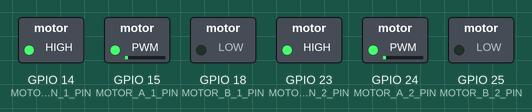
A program run on a simulated Raspberry Pi (BCM pin numbers). Parts: switched loads named in the program (green lamp = pin HIGH). At 14.0 s the program stops and its outputs stay as they are.

Above: at 0.15 s.
At 1.35 s:
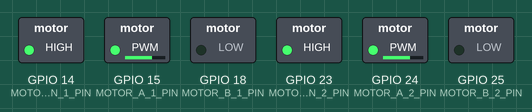
At 2.1 s:
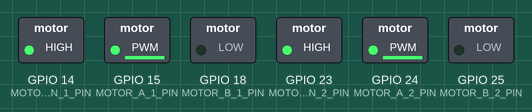
At 5.35 s:
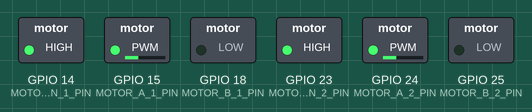
At 10.1 s:
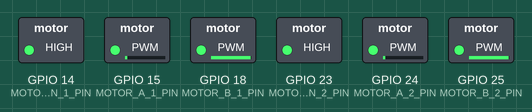
At 14.1 s:
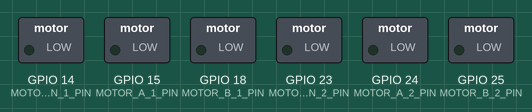
Timing chart, 0 to 15.5 s (numbered marks = the images above):
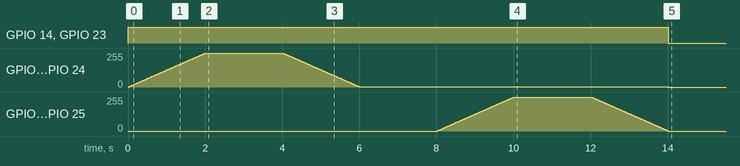

Measured:
- by itself, GPIO 14 (MOTOR_EN_1_PIN), GPIO 23 (MOTOR_EN_2_PIN): LOW → HIGH at 0.00 s, → LOW 14.0 s later
- by itself, GPIO 15 (MOTOR_A_1_PIN), GPIO 24 (MOTOR_A_2_PIN): rises from 0/255 to 255/255 in 4.0 s, then falls to 0/255 in 10.0 s
- by itself, GPIO 18 (MOTOR_B_1_PIN), GPIO 25 (MOTOR_B_2_PIN): rises from 0/255 to 255/255 in 4.0 s, then falls to 0/255 in 2.0 s

The program:

motor.py
```python
import RPi.GPIO as GPIO
import time

#constants
MOTOR_EN_1_PIN = 14
MOTOR_A_1_PIN = 15
MOTOR_B_1_PIN = 18

MOTOR_EN_2_PIN = 23
MOTOR_A_2_PIN = 24
MOTOR_B_2_PIN = 25

WAIT = 2
SMALL_WAIT = .02


def motorsFull():
	#enable motors
	GPIO.output(MOTOR_EN_1_PIN, 1)
	GPIO.output(MOTOR_EN_2_PIN, 1)

	#enable motors control pin a
	GPIO.output(MOTOR_A_1_PIN,1)
	GPIO.output(MOTOR_A_2_PIN,1)

	time.sleep(WAIT)

	#disable motors control pin a
	GPIO.output(MOTOR_A_1_PIN,0)
	GPIO.output(MOTOR_A_2_PIN,0)

	time.sleep(WAIT)

	#enable motors control pin b
	GPIO.output(MOTOR_B_1_PIN,1)
	GPIO.output(MOTOR_B_2_PIN,1)

	time.sleep(WAIT)

	#disable motors control pin b
	GPIO.output(MOTOR_B_1_PIN,0)
	GPIO.output(MOTOR_B_2_PIN,0)

def motorsPWM():
	#enable motors
	GPIO.output(MOTOR_EN_1_PIN, 1)
	GPIO.output(MOTOR_EN_2_PIN, 1)

	#setup PWM for control pins
	motor1A = GPIO.PWM(MOTOR_A_1_PIN, 50)
	motor1B = GPIO.PWM(MOTOR_B_1_PIN, 50)
	motor2A = GPIO.PWM(MOTOR_A_2_PIN, 50)
	motor2B = GPIO.PWM(MOTOR_B_2_PIN, 50)
	motor1A.start(0)
	motor1B.start(0)
	motor2A.start(0)
	motor2B.start(0)

	#both motors rev up
	for i in range(0,100):
		motor1A.ChangeDutyCycle(i)
		motor2A.ChangeDutyCycle(i)
		time.sleep(SMALL_WAIT)

	time.sleep(WAIT)

	#rev motors down
	for i in range(100,0,-1):
		motor1A.ChangeDutyCycle(i)
		motor2A.ChangeDutyCycle(i)
		time.sleep(SMALL_WAIT)

	time.sleep(WAIT)
    #both motors rev up
	for i in range(0,100):
		motor1B.ChangeDutyCycle(i)
		motor2B.ChangeDutyCycle(i)
		time.sleep(SMALL_WAIT)

	time.sleep(WAIT)

	#rev motors down
	for i in range(100,0,-1):
		motor1B.ChangeDutyCycle(i)
		motor2B.ChangeDutyCycle(i)
		time.sleep(SMALL_WAIT)


#setup
GPIO.setmode(GPIO.BCM)
GPIO.setup(MOTOR_EN_1_PIN, GPIO.OUT)
GPIO.setup(MOTOR_A_1_PIN, GPIO.OUT)
GPIO.setup(MOTOR_B_1_PIN, GPIO.OUT)

GPIO.setup(MOTOR_EN_2_PIN, GPIO.OUT)
GPIO.setup(MOTOR_A_2_PIN, GPIO.OUT)
GPIO.setup(MOTOR_B_2_PIN, GPIO.OUT)


#motorsFull()
motorsPWM()


GPIO.cleanup()
```
